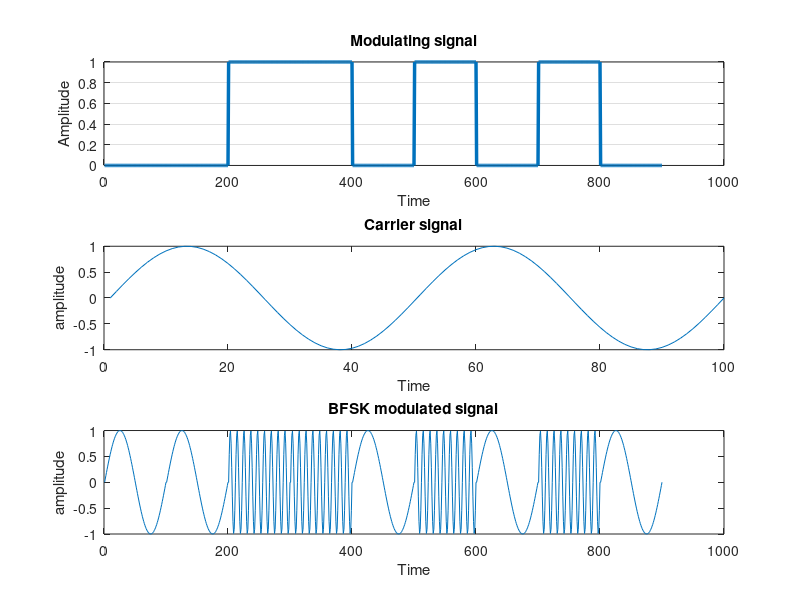

Write the MATLAB code that produced this figure.
clc;
clf;
clear all;
close all;

m=[0 0 1 1 0 1 0 1 0];

%%%% Modulating signal %%%%
b_period=100;
B=[];
for n=1:1:length(m)
if m(n)==1
temp1=ones(1,100);
else m(n)==0
temp1=zeros(1,100);
end
B=[B temp1];
end

t1=b_period/100:b_period/100:100*length(m)*(b_period/100);
subplot(3,1,1);
plot(t1,B,'lineWidth',2.5);grid on;
ylabel('Amplitude');
xlabel(' Time ');
title('Modulating signal');
%%%%%%%%%%%%%%%%%%%%%%%%

%%%%%%%%%%
fc=200000;
fb=100000;
tb=1/fb;
%%%%%%%%%%

%%%% Carrier signal %%%%
t=linspace(0,tb,100);
ec=sin(2*pi*fc*t);
subplot(3, 1, 2);
plot(ec);
title('Carrier signal');
xlabel(' Time ');
ylabel('amplitude');
%%%%%%%%%%%%%%%%%%%%%%%

%%%% BFSK Modulation %%%%
%f1=100000;f2=500000;
f1=100000;f2=900000;
t=linspace(0,tb,100);
ec1=sin(2*pi*f1*t);
ec2=sin(2*pi*f2*t);
fskout=[ ];
bin=[ ];car1=[ ];car2=[ ];
for i=1:length(m);
if m(i)==1
fskout=[fskout,m(i)*ec2];
else fskout=[fskout,(1-m(i))*ec1];
end;
bin=[bin,m(i)*ones(1,100)];
car1=[car1,ec1];
car2=[car2,ec2];
end
subplot(3, 1, 3);
plot(fskout);
title('BFSK modulated signal');
xlabel(' Time ');
ylabel('amplitude');
#######################


